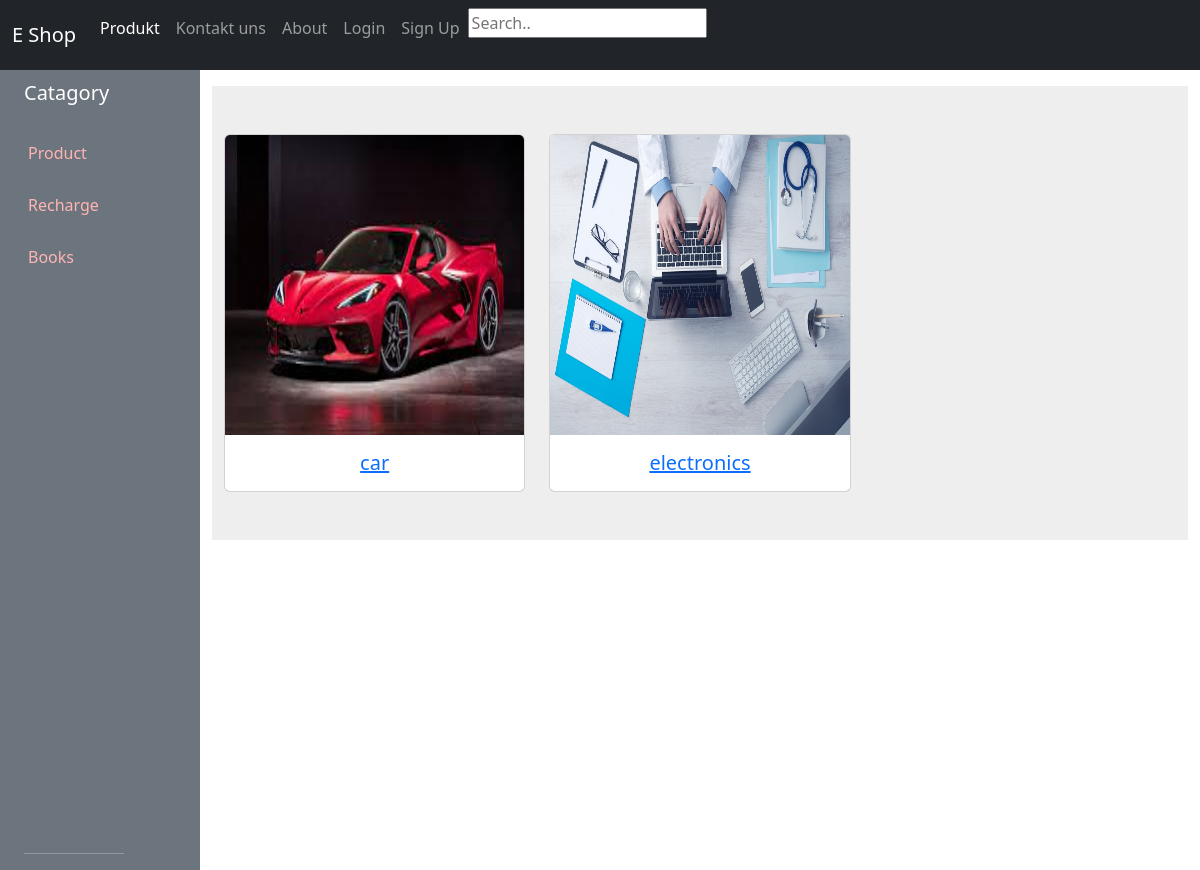
The page / on the database its author committed.
### app1/models.py (models this page shows, shortened)
class CategoryModel(models.Model):
    categoryName = models.CharField(max_length=100)
    categoryImage = models.ImageField(upload_to='category')

### app1/views.py (the view)
# urls.py: path('', CategoryView,name='Category'),
def CategoryView(request):
    if 'user' in request.session:
        categoryData = CategoryModel.objects.all()
        sessionDataView1=sessionDataView(request)
        productNavData = productNavView()
        return render(request,'index.html',{'categoryKey':categoryData,'productAllKey':productNavData,'sessionDataView1':sessionDataView1})
    else:
        categoryData = CategoryModel.objects.all()
        productNavData = productNavView()
        return render(request,'index.html',{'categoryKey':categoryData,'productAllKey':productNavData})

### app1/views.py (called while the page is built)
def productNavView():
    productData = ProductModel.objects.all()
    return productData

### app1/templates/index.html
{% extends 'base.html' %}
{% load static %}
{% block content %}
<div class="col py-3">
    <section style="background-color: #eee;">
        <div class="container py-5">
            <div class="row">
                {%for i in categoryKey%}
                    <div class="col-md-4 col-lg-4 mb-4 mb-lg-0">
                        <a href="{% url 'productcatwise' i.id %}">
                            <div class="card">
                                <img src="{{ i.categoryImage.url }}"
                                    class="card-img-top" height="300px" alt="Laptop" />
                                <div class="card-body" style="align-self: center;">
                                    <h5 class="mb-0" style="align-self:center;">{{ i.categoryName }}</h5>
                                </div>
                            </div>
                        </a>
                    </div>
                {%endfor%}
            </div>
        </div>
    </section>
</div>
{% endblock %}

### rows shown on the page
CategoryModel: categoryImage (picture), categoryName "car"
CategoryModel: categoryImage (picture), categoryName "electronics"
